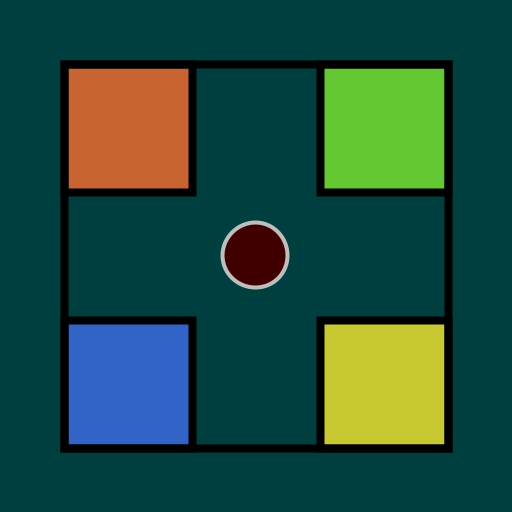
Frame 1 (no input)
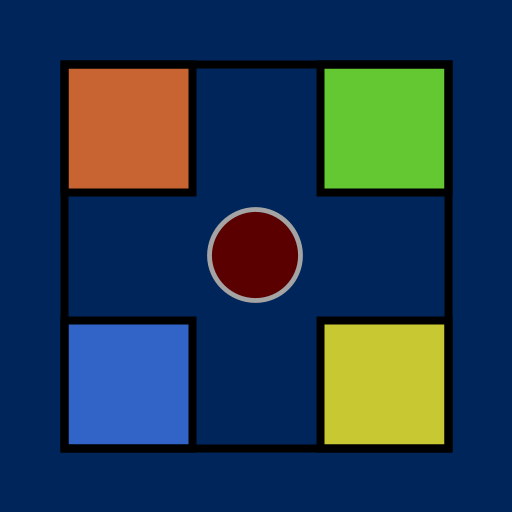
Frame 60 (the mouse pressed at the canvas centre just before this capture)
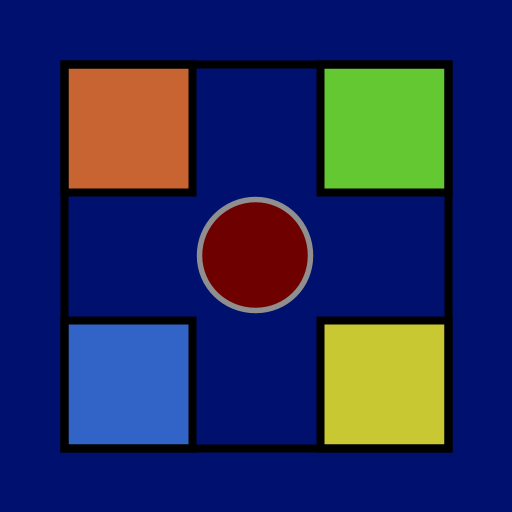
Frame 120 (the mouse held since frame 60 and released just before this capture)

The Processing sketch that drew these frames (run headless with seeded random() and noise(); from frame 60 on, the mouse is pressed at the canvas centre):

// Processing sketch: h3opd2
// ── h3opd2.pde
//opdracht begint op regel 24

float frame = 1;
float value = 1;

void setup() {
  size(512,512);
  frameRate(144);
}

void draw() {
  frame++;
  
  value = ((sin(frame/144)+1)*64); //oscillating between 0 & 128
  println(value);
  

  //random stuff
  background(0,(128-value),value);
  fill(value,0,0);
  stroke(255-value,255-value,255-value);
   strokeWeight(2+(value/32));
  ellipse(255,255,value,value);
  
  //de opdracht
  stroke(0,0,0);
  strokeWeight(8);
  
  //topleft
  fill(200,100,50);
  rect(64,64,128,128);
  
  
  //topright
  fill(100,200,50);
  rect(320,64,128,128);
  
  //bottomleft
  fill(50,100,200);
  rect(64,320,128,128);
  
  //bottomright
  fill(200,200,50);
  rect(320,320,128,128);
  
  //line
  noFill();
  rect(64,64,384,384);
}
